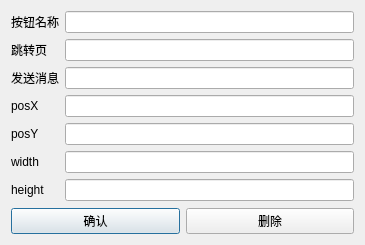
<?xml version="1.0" encoding="UTF-8"?>
<ui version="4.0">
 <class>ButtonPropertyDialog</class>
 <widget class="QDialog" name="ButtonPropertyDialog">
  <property name="geometry">
   <rect>
    <x>0</x>
    <y>0</y>
    <width>365</width>
    <height>245</height>
   </rect>
  </property>
  <property name="windowTitle">
   <string>按钮属性</string>
  </property>
  <layout class="QVBoxLayout" name="verticalLayout">
   <item>
    <layout class="QFormLayout" name="formLayout">
     <property name="fieldGrowthPolicy">
      <enum>QFormLayout::ExpandingFieldsGrow</enum>
     </property>
     <item row="0" column="0">
      <widget class="QLabel" name="label">
       <property name="text">
        <string>按钮名称</string>
       </property>
      </widget>
     </item>
     <item row="0" column="1">
      <widget class="QLineEdit" name="lineEdit_buttonName"/>
     </item>
     <item row="2" column="1">
      <widget class="QLineEdit" name="lineEdit_messsage"/>
     </item>
     <item row="1" column="1">
      <widget class="QLineEdit" name="lineEdit_page"/>
     </item>
     <item row="1" column="0">
      <widget class="QLabel" name="label_2">
       <property name="text">
        <string>跳转页</string>
       </property>
      </widget>
     </item>
     <item row="2" column="0">
      <widget class="QLabel" name="label_3">
       <property name="text">
        <string>发送消息</string>
       </property>
      </widget>
     </item>
     <item row="3" column="1">
      <widget class="QLineEdit" name="lineEdit_posX"/>
     </item>
     <item row="3" column="0">
      <widget class="QLabel" name="label_6">
       <property name="text">
        <string>posX</string>
       </property>
      </widget>
     </item>
     <item row="4" column="1">
      <widget class="QLineEdit" name="lineEdit_posY"/>
     </item>
     <item row="5" column="1">
      <widget class="QLineEdit" name="lineEdit_width"/>
     </item>
     <item row="6" column="1">
      <widget class="QLineEdit" name="lineEdit_height"/>
     </item>
     <item row="4" column="0">
      <widget class="QLabel" name="label_7">
       <property name="text">
        <string>posY</string>
       </property>
      </widget>
     </item>
     <item row="5" column="0">
      <widget class="QLabel" name="label_4">
       <property name="text">
        <string>width</string>
       </property>
      </widget>
     </item>
     <item row="6" column="0">
      <widget class="QLabel" name="label_5">
       <property name="text">
        <string>height</string>
       </property>
      </widget>
     </item>
    </layout>
   </item>
   <item>
    <layout class="QHBoxLayout" name="horizontalLayout">
     <item>
      <widget class="QPushButton" name="pushButton">
       <property name="text">
        <string>确认</string>
       </property>
      </widget>
     </item>
     <item>
      <widget class="QPushButton" name="pushButton_delete">
       <property name="text">
        <string>删除</string>
       </property>
      </widget>
     </item>
    </layout>
   </item>
  </layout>
 </widget>
 <layoutdefault spacing="6" margin="11"/>
 <resources/>
 <connections/>
</ui>
